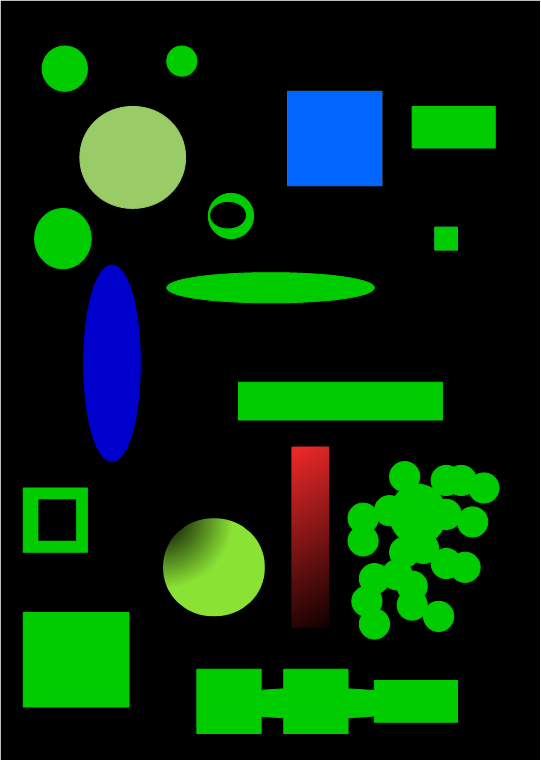
#> input picture Workshops/OpenCV/ResourcesBrief/image_01.png, 541 x 760 px; the run also reads 3 pictures not shown here
$ jupyter execute image_processing_.ipynb   (older library calls are emulated)
#> lines starting #> are read from the running program, lines starting #| are printed output that depends on the picture; after the words box and inside, x2 and y2 are one past the last pixel; in counts of white or black regions, pixels touching at a corner belong together
# Traitement d'images : filtrage, seuillage, et comptage d'objets avec opencv

Une initiation à la biblithèque opencv

# Veille technologique: Opencv python

-  Suivre les instructions et faire une recherche selon ce qui est demandé.

## Operations Simples

[cell 1]
# use opencv to load and display the image
import cv2
import matplotlib.pyplot as plt
import numpy as np
import skimage as sk
from skimage.io import imread, imshow, imsave

[cell 2]
# lire l'image (avec imread)
image = cv2.imread('ResourcesBrief/image_01.png')
#> image is the input picture: shape (760, 541, 3); mean B, G, R 14.5, 44, 8.8
if image is None:
    raise FileNotFoundError("Image not found!")
# afficher image
cv2.imshow("image 1", image)
cv2.waitKey(0)
cv2.destroyAllWindows()

[cell 3]
# afficher la taille de l'image
image.shape

760 x 541, 3 signifie que l'image est en couleur (RGB)

[cell 4]
# l'image a trois couleur R,G,B. afficher les valeurs des trois couleurs pour le pixel x = 150, et y = 100
print (image[150,100])
#| [102 204 153]

[cell 5]
# Crop une partie de l'image (sélectionner une petite partie à partir des coordonnées)
cropped = image[50:280, 100:400]
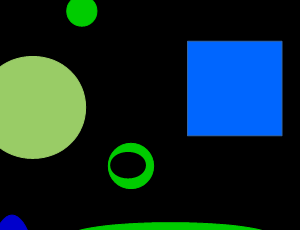
#> cropped: shape (230, 300, 3); mean B, G, R 45.2, 43.5, 16.9

[cell 6]
cv2.imshow('original', image)
cv2.imshow('cropped', cropped)
cv2.waitKey(0)
cv2.destroyAllWindows()

[cell 7]
# redimensioner l'image à 200x200 pixels
new_dim = (200, 200)
resized = cv2.resize(image, new_dim)
# afficher resized
cv2.imshow('resized', resized)
cv2.waitKey(0)
cv2.destroyAllWindows()
# qu'est ce que vous remarquez !!

l'image est déformée (étirée ou écrasée) parce qu'on force des dimensions carrées (200×200) sans respecter le ratio d'aspect original de l'image.

[cell 8]
# redimensionner sans affecter l'image
ratio = 200 / image.shape[1]  # ratio basé sur la largeur cible
new_dim = (200, int(image.shape[0] * ratio))
resized2 = cv2.resize(image, new_dim)
cv2.imshow('resized', resized)
cv2.imshow("resized sans affecter l'image", resized2)
cv2.waitKey(0)
cv2.destroyAllWindows()

using cv2

The cv2.rotate() function is a straightforward way to rotate an image by 90, 180, or 270 degrees. (not 45) <br>
We need to use the cv2.getRotationMatrix2D and cv2.warpAffine functions.

[cell 9]
# faire tourner une image -45°
# Get the image dimensions
(h, w) = image.shape[:2]
(cX, cY) = (w // 2, h // 2)

# Create the rotation matrix
M = cv2.getRotationMatrix2D((cX, cY), 45, 1.0)

rotated = cv2.warpAffine(image, M, (w, h))
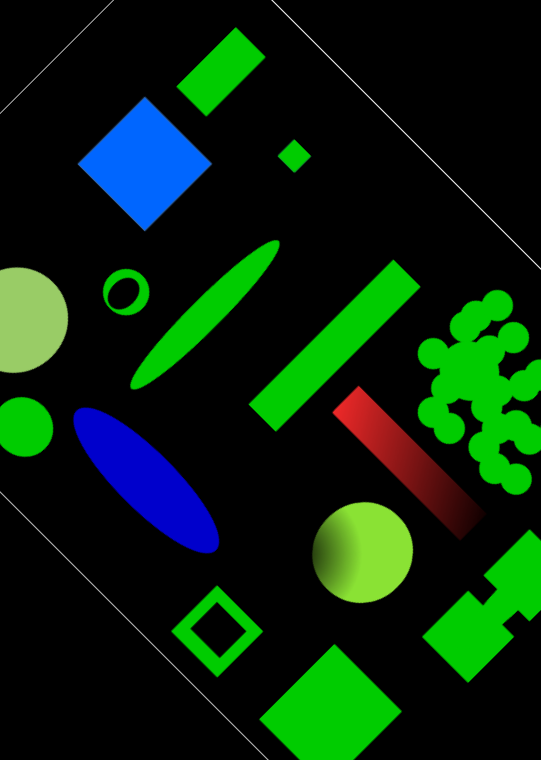
#> rotated: shape (760, 541, 3); mean B, G, R 13.2, 37, 7.2
cv2.imshow("Rotation 45 degrés", rotated)
cv2.waitKey(0)
cv2.destroyAllWindows()

Vous pouvez utiliser la bibliothèque imutils pour faire les rotations et d'autres fonctions facilement. Pour l'instaler: pip install imutils

using imutils

[cell 10]
import imutils
rotated = imutils.rotate(image, 45)
cv2.imshow("Rotation 45 degrés", rotated)
cv2.waitKey(0)
cv2.destroyAllWindows()

# Dessiner sur l'image

To draw a rectangle, you need top-left corner and bottom-right corner of rectangle.

we need a copy of the image so that original image stays the same

[cell 11]
copie = image.copy()

[cell 12]
# dessiner un rectangle
rectangle = cv2.rectangle(copie,(500,350),(200,200),(0,0,255),3)
cv2.imshow("Rectangle", rectangle)
cv2.waitKey(0)
cv2.destroyAllWindows()

To draw a circle, you need its center coordinates and radius.

[cell 13]
# dessiner un circle
circle = cv2.circle(copie, (200,100),50,(0,255,0), 3)
cv2.imshow("Cercle", circle)
cv2.waitKey(0)
cv2.destroyAllWindows()

# Filtrage d'image

* Blur
* Gaussian blur
* Median blur
* Sharpening
* Bilateral blur
* Bilateral filtering

[cell 14]
# charger et afficher l'image "bois"
imagebois = cv2.imread("ResourcesBrief/bois.png")
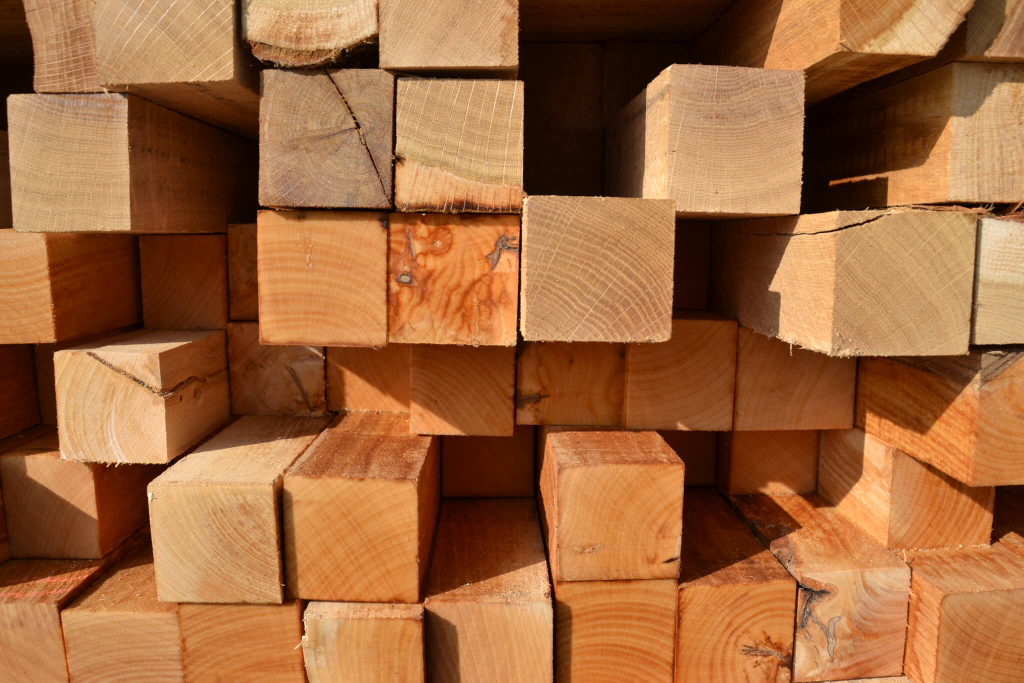
#> input picture Workshops/OpenCV/ResourcesBrief/bois.png, 2048 x 1365 px (shown at 1/2 size)
#> imagebois is the input picture: shape (1365, 2048, 3); mean B, G, R 60.9, 103.3, 159.6
cv2.imshow("Bois", imagebois)
cv2.waitKey(0)
cv2.destroyAllWindows()

[cell 15]
imagebois.shape

[cell 16]
# Utiliser la méthode "cv2.filter2D" avec un kernel de taille 2
kernel = np.ones((2,2), np.float32)
filtered_img = cv2.filter2D(src=imagebois, ddepth=-1, kernel=kernel)
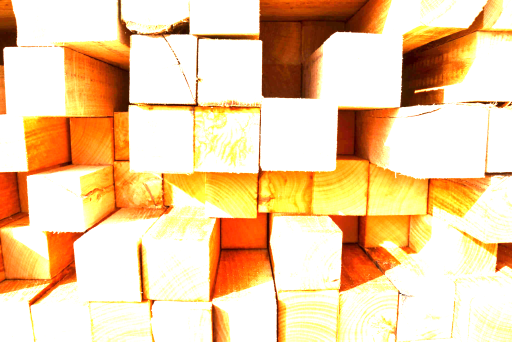
#> filtered_img: shape (1365, 2048, 3) (shown at 1/4 size); mean B, G, R 166.5, 207.6, 240.5

[cell 17]
cv2.imshow('Original', imagebois)
cv2.imshow('Filtered', filtered_img)
cv2.waitKey(0)
cv2.destroyAllWindows()

Un kernel rempli de 1 sans division va amplifier les valeurs des pixels au lieu de les moyenner, ce qui donne une image surexposée (toute blanche ou saturée).

[cell 18]
kernel = np.ones((2,2), np.float32) /4
filtered_img = cv2.filter2D(src=imagebois, ddepth=-1, kernel=kernel)

[cell 19]
cv2.imshow('Original', imagebois)
cv2.imshow('Filtered', filtered_img)
cv2.waitKey(0)
cv2.destroyAllWindows()

[cell 20]
# Appliquer blur avec un kernel de taille 5x5
blurred = cv2.blur(imagebois, (5,5))
cv2.imshow('Original', imagebois)
cv2.imshow('Blurred', blurred)
cv2.waitKey(0)
cv2.destroyAllWindows()

[cell 21]
# gaussian blur
gaussian = cv2.GaussianBlur(imagebois, (5,5), 0)
cv2.imshow('Original', imagebois)
cv2.imshow('Blurred', blurred)
cv2.imshow('Gaussian', gaussian)
cv2.waitKey(0)
cv2.destroyAllWindows()

[cell 22]
# median blur
median = cv2.medianBlur(imagebois,15)
cv2.imshow('Original', imagebois)
cv2.imshow('Blurred', blurred)
cv2.imshow('Gaussian', gaussian)
cv2.imshow('Median', median)
cv2.waitKey(0)
cv2.destroyAllWindows()

[cell 23]
plt.subplot(1, 2, 1)
plt.title("Original")
plt.imshow(imagebois)

Pour garder un sharpening plus fort sans saturer, il faut que la somme du kernel reste à 1.

[cell 24]
# sharpening

# Create the sharpening kernel
sharpenkernel = np.array([[0, -1, -1],
                          [-1,  7, -1],
                          [-1, -1, 0]])


# Sharpen the image
sharpened_image = cv2.filter2D(imagebois, -1, sharpenkernel)

cv2.imshow('Original', imagebois)
cv2.imshow('Sharpened', sharpened_image)
cv2.waitKey(0)
cv2.destroyAllWindows()

A bilateral filter is a non-linear, edge-preserving, and noise-reducing smoothing filter for images. Unlike other filters, it does not blur the edges, making it highly effective for tasks where edge preservation is crucial.

[cell 25]
# bilateral filtering
bilateral = cv2.bilateralFilter(imagebois, 15, 75, 75)

cv2.imshow('Original', imagebois)
cv2.imshow('Bilateral', bilateral)
cv2.waitKey(0)
cv2.destroyAllWindows()

# Seuillage d'image

En utilisant l'image "sudoku" appliquer:
* Binary Thresholding
* Otsu thresholding
* Adaptive thresholding

[cell 26]
sudoku = cv2.imread("ResourcesBrief/sudoku.jpg")
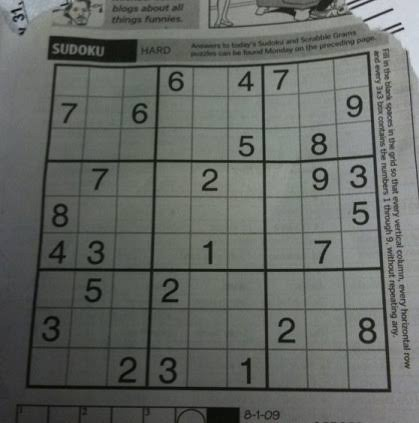
#> input picture Workshops/OpenCV/ResourcesBrief/sudoku.jpg, 419 x 423 px
#> sudoku is the input picture: shape (423, 419, 3); mean B, G, R 99.1, 103.3, 99.8
sudoku.shape

[cell 27]
cv2.imshow('Original', sudoku)
cv2.waitKey(0)
cv2.destroyAllWindows()

[cell 28]
# appliquer un seuillage binaire d'un seuil de 127
ret, thresh = cv2.threshold(sudoku, 127, 255, cv2.THRESH_BINARY)
cv2.imshow('Original', sudoku)
cv2.imshow('Thresholded', thresh)
cv2.waitKey(0)
cv2.destroyAllWindows()

[cell 29]
# appliquer un seuillage binaire d'un seuil de 30
ret, thresh2 = cv2.threshold(sudoku, 30, 255, cv2.THRESH_BINARY)
cv2.imshow('Original', sudoku)
cv2.imshow('Thresholded1', thresh)
cv2.imshow('Thresholded2', thresh2)
cv2.waitKey(0)
cv2.destroyAllWindows()

[cell 30]
# appliquer un seuillage binaire d'un seuil de 240
ret, thresh3 = cv2.threshold(sudoku, 240, 255, cv2.THRESH_BINARY)
#> thresh3: shape (423, 419, 3); every value is 0
cv2.imshow('Original', sudoku)
cv2.imshow('Thresholded1', thresh)
cv2.imshow('Thresholded2', thresh2)
cv2.imshow('Thresholded3', thresh3)
cv2.waitKey(0)
cv2.destroyAllWindows()

Qu'est ce que vous remarquez ?!

Seuil à 30 (thresh2) : presque tout l'image devient blanc (255), car très peu de pixels ont une valeur inférieure à 30. On ne garde que les zones très sombres en noir. <br>
Seuil à 240 (thresh3) : presque tout devient noir (0), car très peu de pixels dépassent 240.

C'est justement pour éviter de chercher ce seuil manuellement qu'on utilise le seuillage adaptatif ou Otsu :

[cell 31]
sudoku.shape

[cell 32]
# appliquer "Otsu" seuillage
# Convertir en niveaux de gris d'abord
gray = cv2.cvtColor(sudoku, cv2.COLOR_BGR2GRAY)

# Otsu trouve automatiquement le meilleur seuil
ret, thresh_otsu = cv2.threshold(gray, 0, 255, cv2.THRESH_BINARY + cv2.THRESH_OTSU)
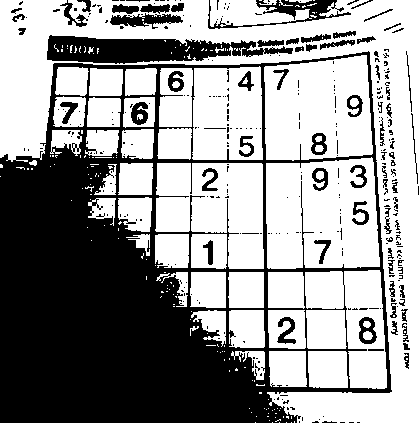
#> thresh_otsu: shape (423, 419); 59.4% white; 327 black regions (257 under 20 px), largest, box (x1, y1, x2, y2) and area: (0, 51, 392, 423) 58829, (47, 35, 293, 64) 4248, (208, 0, 351, 29) 1119
#> ret = 96
print(f"Seuil optimal trouvé par Otsu : {ret}")
#| Seuil optimal trouvé par Otsu : 96.0

Le seuillage adaptatif calcule un seuil différent pour chaque zone de l'image, ce qui est idéal pour des éclairages inégaux (comme une photo de sudoku avec des ombres) :

[cell 33]
# appliquer "Adaptive threshold"
# Seuillage adaptatif - moyenne des voisins
adaptive_mean = cv2.adaptiveThreshold(gray, 255,
    cv2.ADAPTIVE_THRESH_MEAN_C,
    cv2.THRESH_BINARY, 11, 2)
#> adaptive_mean: shape (423, 419); 73.5% white; 1588 black regions (1365 under 20 px), largest, box (x1, y1, x2, y2) and area: (25, 51, 392, 393) 18746, (208, 0, 376, 29) 1539, (47, 35, 138, 62) 1395

# Seuillage adaptatif - gaussien (souvent meilleur)
adaptive_gauss = cv2.adaptiveThreshold(gray, 255,
    cv2.ADAPTIVE_THRESH_GAUSSIAN_C,
    cv2.THRESH_BINARY, 11, 2)
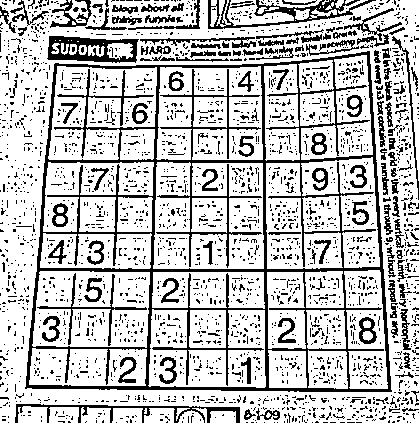
#> adaptive_gauss: shape (423, 419); 75.5% white; black in thin lines or dots

[cell 34]
gray = cv2.cvtColor(sudoku, cv2.COLOR_BGR2GRAY)

# Seuillage global
_, thresh_global = cv2.threshold(gray, 127, 255, cv2.THRESH_BINARY)
#> thresh_global: shape (423, 419); 25.5% white; 290 white regions (227 under 20 px), largest, box (x1, y1, x2, y2) and area: (180, 0, 419, 423) 14871, (0, 0, 67, 59) 2039, (345, 271, 382, 308) 1276

# Otsu
_, thresh_otsu = cv2.threshold(gray, 0, 255, cv2.THRESH_BINARY + cv2.THRESH_OTSU)

# Adaptatif mean
adaptive_mean = cv2.adaptiveThreshold(gray, 255,
    cv2.ADAPTIVE_THRESH_MEAN_C, cv2.THRESH_BINARY, 11, 2)

# Adaptatif gaussien
adaptive_gauss = cv2.adaptiveThreshold(gray, 255,
    cv2.ADAPTIVE_THRESH_GAUSSIAN_C, cv2.THRESH_BINARY, 11, 2)

# Affichage
titles = ['Original', 'Global (127)', 'Otsu', 'Adaptatif Mean', 'Adaptatif Gaussien']
images = [gray, thresh_global, thresh_otsu, adaptive_mean, adaptive_gauss]

plt.figure(figsize=(15, 6))
for i in range(5):
    plt.subplot(1, 5, i+1)
    plt.imshow(images[i], cmap='gray')
    plt.title(titles[i])
    plt.axis('off')
plt.tight_layout()
plt.show()

Les méthodes adaptatives gèrent bien mieux les variations de luminosité

# Détection des bords

* Sobel
* Canny

Le principe : Sobel utilise deux kernels 3×3 qui calculent le gradient (la variation d'intensité) dans chaque direction. <br> Sobel X capte les transitions gauche/droite (contours verticaux), <br> Sobel Y les transitions haut/bas (contours horizontaux). magnitude combine les deux pour avoir tous les contours.

[cell 35]
# utiliser la methode sobel pour détecter les bords
# Vous pouvez utiliser d'autres images de votre choix
# Sobel horizontal (détecte les contours verticaux)
sobel_x = cv2.Sobel(sudoku, cv2.CV_64F, 1, 0, ksize=3)

# Sobel vertical (détecte les contours horizontaux)
sobel_y = cv2.Sobel(sudoku, cv2.CV_64F, 0, 1, ksize=3)
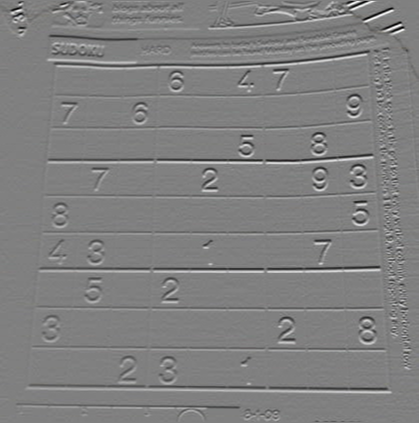
#> sobel_y: shape (423, 419, 3) float64; mean B, G, R -1.1, -1, -1; drawn with min black and max white

sobel_combined = cv2.magnitude(sobel_x, sobel_y)


# Convertir en uint8 pour l'affichage
sobel_x_abs = cv2.convertScaleAbs(sobel_x)
sobel_y_abs = cv2.convertScaleAbs(sobel_y)
sobel_combined_abs = cv2.convertScaleAbs(sobel_combined)
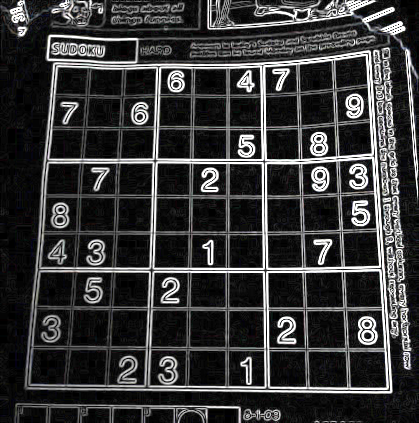
#> sobel_combined_abs: shape (423, 419, 3); mean B, G, R 55.4, 55.1, 55.1

[cell 36]
# Affichage
titles = ['Original', 'Sobel X', 'Sobel Y', 'Sobel Combiné']
images = [sudoku, sobel_x_abs, sobel_y_abs, sobel_combined_abs]

plt.figure(figsize=(14, 5))
for i in range(4):
    plt.subplot(1, 4, i+1)
    plt.imshow(images[i], cmap='gray')
    plt.title(titles[i])
    plt.axis('off')
plt.tight_layout()
plt.show()

[cell 37]
# Canny

# Canny avec différents seuils
canny1 = cv2.Canny(gray, 50, 100)
#> canny1: shape (423, 419); 13% white in thin lines or dots
canny2 = cv2.Canny(gray, 100, 200)
#> canny2: shape (423, 419); 10.1% white in thin lines or dots
canny3 = cv2.Canny(gray, 150, 250)
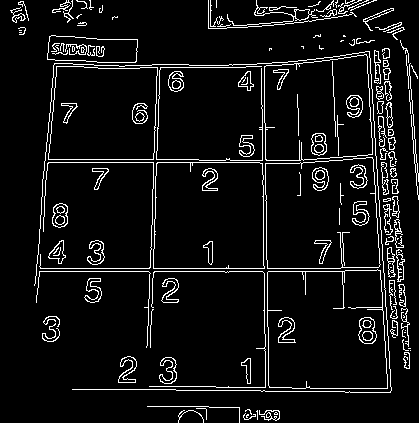
#> canny3: shape (423, 419); 7.1% white in thin lines or dots

# Affichage
titles = ['Original', 'Canny (50-100)', 'Canny (100-200)', 'Canny (150-250)']
images = [gray, canny1, canny2, canny3]

plt.figure(figsize=(14, 5))
for i in range(4):
    plt.subplot(1, 4, i+1)
    plt.imshow(images[i], cmap='gray')
    plt.title(titles[i])
    plt.axis('off')
plt.tight_layout()
plt.show()
#> (the rest of the program and of its run is left out)
